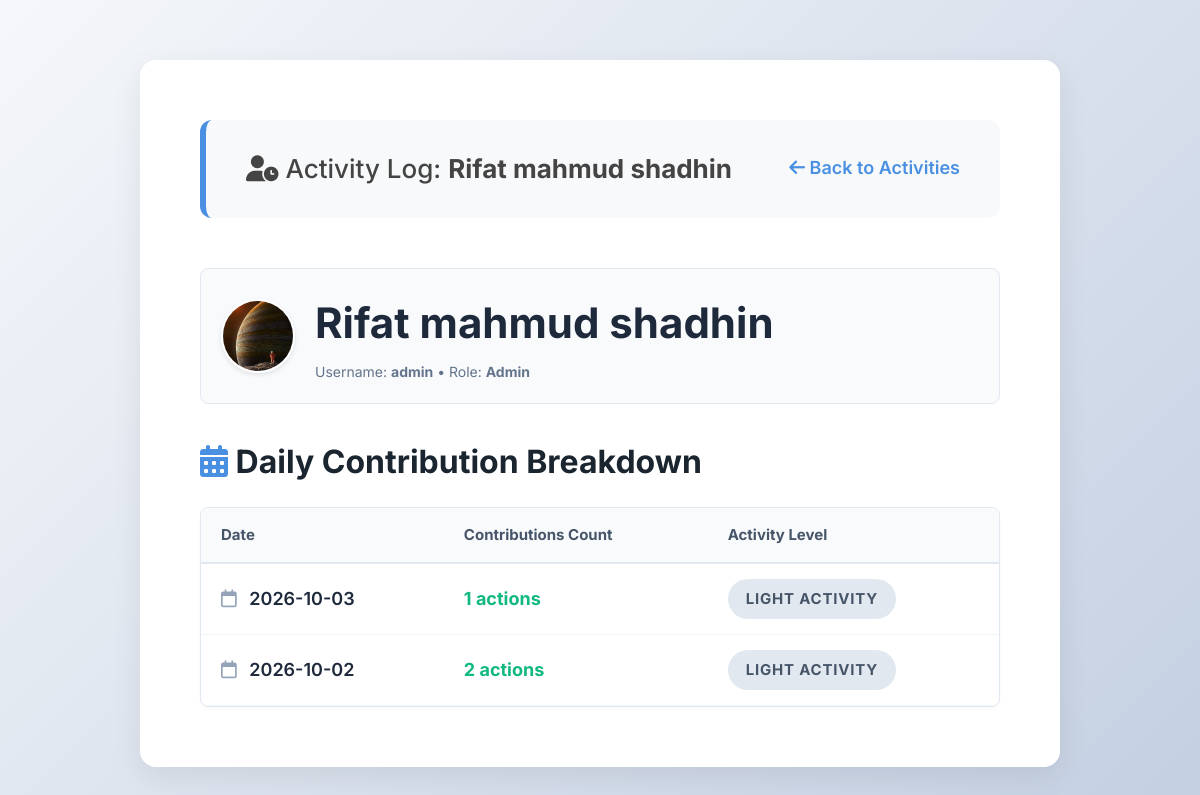
The app's page /admin/user/1/activities (signed in), older data.
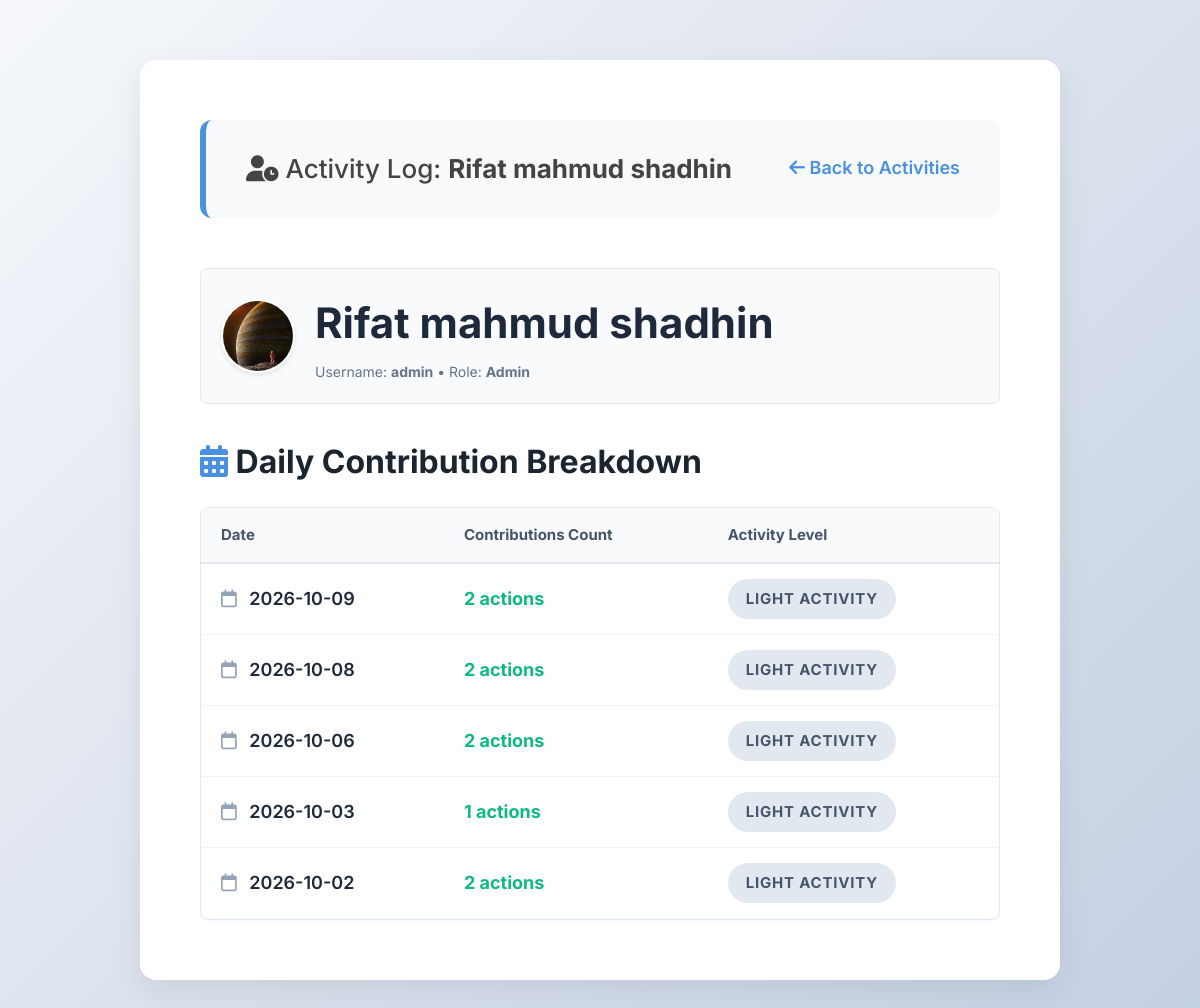
The same page, newer data.
### tables this page shows
CREATE TABLE users (
            id INTEGER PRIMARY KEY AUTOINCREMENT,
            username TEXT UNIQUE NOT NULL,
            password TEXT NOT NULL,
            role TEXT NOT NULL
        , full_name TEXT DEFAULT '', profile_image TEXT DEFAULT 'default.png');

CREATE TABLE activities (
            user_id INTEGER,
            date TEXT,
            count INTEGER DEFAULT 1,
            PRIMARY KEY (user_id, date)
        );

### app.py (the view)
@app.route('/admin/user/<int:user_id>/activities')
def user_activity_detail(user_id):
    if session.get('role') != 'admin':
        return "Access Denied.", 403
    conn = get_db_connection()
    user = conn.execute('SELECT * FROM users WHERE id = ?', (user_id,)).fetchone()
    activities = conn.execute('SELECT date, count FROM activities WHERE user_id = ? ORDER BY date DESC', (user_id,)).fetchall()
    conn.close()
    return render_template('user_activity_detail.html', user=user, activities=activities, role=session.get('role'))

### app.py (called while the page is built)
def get_db_connection():
    conn = sqlite3.connect('project_manager.db', timeout=10.0)
    conn.row_factory = sqlite3.Row
    return conn

### templates/user_activity_detail.html (shortened to what this page needs)
<!DOCTYPE html>
<html>
<head>
    <link rel="stylesheet" href="https://cdnjs.cloudflare.com/ajax/libs/font-awesome/6.4.0/css/all.min.css">
    <link rel="stylesheet" href="{{ url_for('static', filename='style.css') }}">
</head>
<body>
    <div class="container" style="max-width: 800px;">
        <div class="nav-bar">
            <span><i class="fas fa-user-clock"></i> Activity Log: <strong>{{ user.full_name or user.username }}</strong></span>
            <a href="{{ url_for('admin_activities') }}" style="color: #4a90e2; font-weight: 600; text-decoration: none;">
                <i class="fas fa-arrow-left"></i> Back to Activities
            </a>
        </div>
        <div style="background: #f8fafc; border: 1px solid #e2e8f0; border-radius: 8px; padding: 20px; margin-bottom: 30px; display: flex; align-items: center; gap: 20px;">
            <img src="{{ url_for('static', filename='uploads/' + user.profile_image) }}" style="width: 70px; height: 70px; border-radius: 50%; object-fit: cover; border: 2px solid #fff; box-shadow: 0 2px 5px rgba(0,0,0,0.1);">
            <div>
                <h2 style="margin: 0 0 5px 0; color: #1e293b;">{{ user.full_name or user.username }}</h2>
                <p style="margin: 0; color: #64748b; font-size: 14px;">Username: <strong>{{ user.username }}</strong> &bull; Role: <strong>{{ user.role | capitalize }}</strong></p>
            </div>
        </div>
        <h3 style="margin-bottom: 20px;"><i class="fas fa-calendar-alt" style="color: #4a90e2;"></i> Daily Contribution Breakdown</h3>
        <div style="background: #ffffff; border: 1px solid #e2e8f0; border-radius: 8px; overflow: hidden; box-shadow: 0 2px 4px rgba(0,0,0,0.02);">
            <table style="width: 100%; border-collapse: collapse; text-align: left;">
                <thead>
                    <tr style="background: #f8fafc; border-bottom: 2px solid #e2e8f0; color: #475569; font-size: 15px;">
                        <th style="padding: 15px 20px;">Date</th>
                        <th style="padding: 15px 20px;">Contributions Count</th>
                        <th style="padding: 15px 20px;">Activity Level</th>
                    </tr>
                </thead>
                <tbody>
                    {% for act in activities %}
                    <tr style="border-bottom: 1px solid #f1f5f9;">
                        <td style="padding: 15px 20px; font-weight: 600; color: #1e293b;">
                            <i class="far fa-calendar" style="color: #94a3b8; margin-right: 8px;"></i> {{ act.date }}
                        </td>
                        <td style="padding: 15px 20px; font-weight: 700; color: #10b981;">
                            {{ act.count }} actions
                        </td>
                        <td style="padding: 15px 20px;">
                            {% if act.count >= 7 %}
                                <span class="badge badge-green" style="margin:0;">High Activity</span>
                            {% elif act.count >= 3 %}
                                <span class="badge badge-blue" style="margin:0;">Moderate Activity</span>
                            {% else %}
                                <span class="badge" style="background:#e2e8f0; color:#475569; margin:0;">Light Activity</span>
                            {% endif %}
                        </td>
                    </tr>
                    {% else %}
                    <tr>
                        <td colspan="3" style="padding: 30px; text-align: center; color: #94a3b8; font-style: italic;">
                            No recorded activity contributions for this user yet.
                        </td>
                    </tr>
                    {% endfor %}
                </tbody>
            </table>
        </div>
    </div>
</body>
</html>

### static/style.css (style rules this page uses)
body { font-family: 'Inter', sans-serif; background: linear-gradient(135deg, #f5f7fa 0%, #c3cfe2 100%); background-attachment: fixed; color: #333; line-height: 1.6; margin: 0; padding: 40px 20px; font-size: 18px; }
h2 { font-size: 42px; color: #1a252f; font-weight: 700; margin-bottom: 30px; }
h3 { font-size: 32px; color: #1a252f; font-weight: 700; }
.container { width: 95%; max-width: 1400px; margin: 20px auto; background: #ffffff; padding: 60px; border-radius: 16px; box-shadow: 0 10px 30px rgba(0,0,0,0.08); }
.container h2, .container h2 i { color: #4a90e2; }
.nav-bar { display: flex; justify-content: space-between; align-items: center; background-color: #f8f9fa; padding: 28px 40px; border-radius: 12px; margin-bottom: 50px; border-left: 6px solid #4a90e2; }
.nav-bar span { font-size: 26px; font-weight: 500; color: #444; }
.badge { padding: 8px 18px; border-radius: 20px; font-size: 15px; font-weight: 700; color: white; display: inline-block; margin-left: 12px; text-transform: uppercase; letter-spacing: 0.8px; }

Row changes from the older to the newer data that the page shows:
added activities: date "2026-10-09", count "2", shows "LIGHT ACTIVITY"
added activities: date "2026-10-08", count "2", shows "LIGHT ACTIVITY"
added activities: date "2026-10-06", count "2", shows "LIGHT ACTIVITY"
